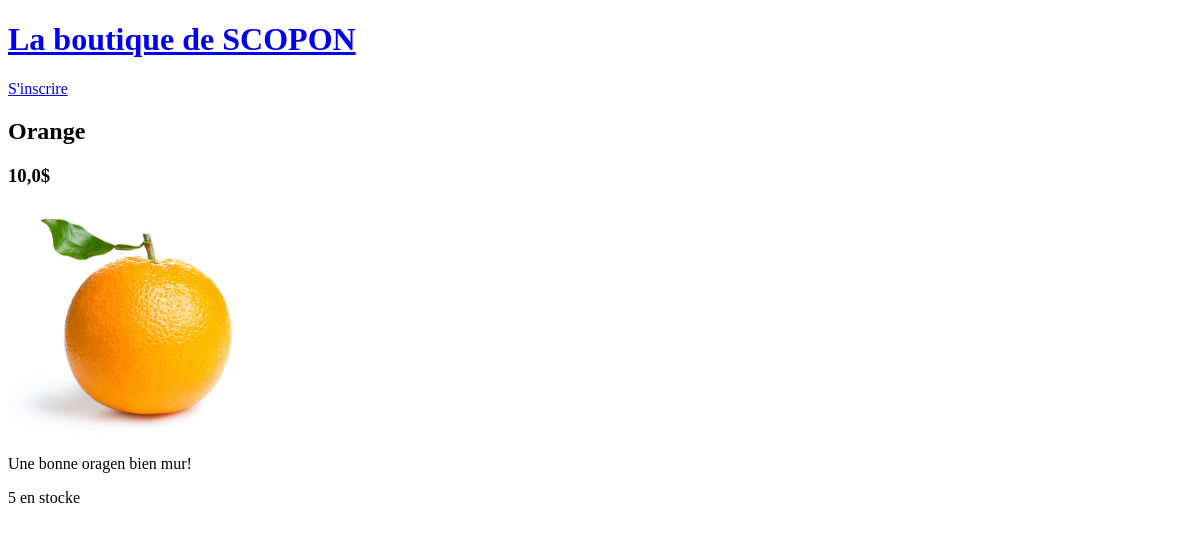
The page /product/orange/ on the database as committed earlier.
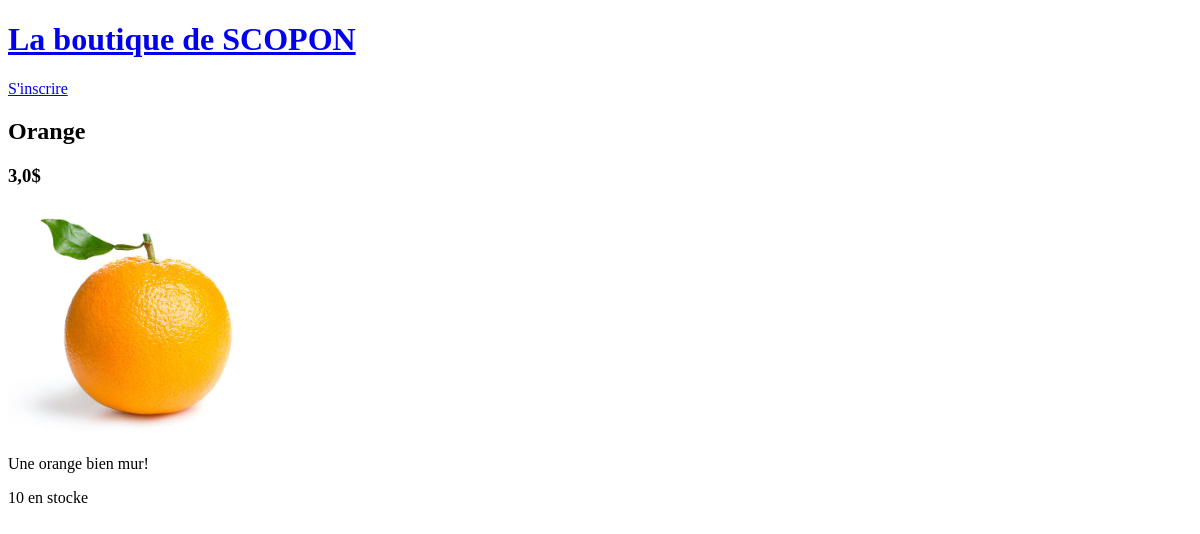
The same page on the database as committed later.
### store/models.py (models this page shows, shortened)
class Product(models.Model):
    name = models.CharField(max_length=128)
    slug = models.SlugField(max_length=128)
    price = models.FloatField(default=0.0)
    stock = models.IntegerField(default=0)
    description = models.TextField(blank=True)
    thumbnail = models.ImageField(upload_to="products", blank=True, null=True)

### store/views.py (the view)
# urls.py: path('product/<str:slug>/', product_detail, name="product"),
def product_detail(request, slug):
    product = get_object_or_404(Product, slug=slug)
    return render(request, 'store/detail.html', context={'product': product})

### store/templates/store/detail.html
{% extends "base.html" %}
{% block content %}
    <h2>{{ product.name }}</h2>
    <h3>{{ product.price }}$</h3>
    <img src="{{ product.thumbnail.url }}" alt="{{ product.name }}" style="max-width: 250px;">
    <p>{{ product.description }}</p>
    <p>{{ product.stock }} en stocke</p>
{% endblock content %}

Rows that differ between the two databases and show on the page:
changed Product "Orange": price "10,0" → "3,0"; description "Une bonne oragen bien mur!" → "Une orange bien mur!"; stock "5" → "10"
